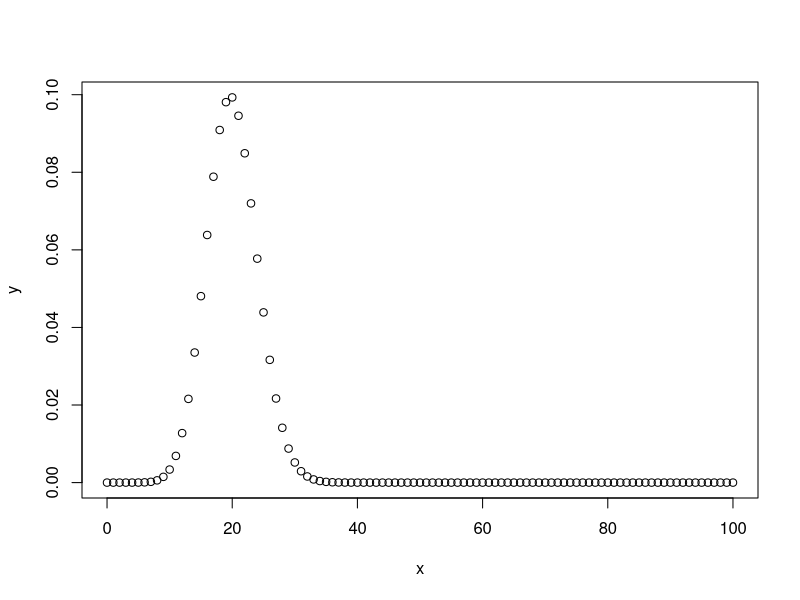
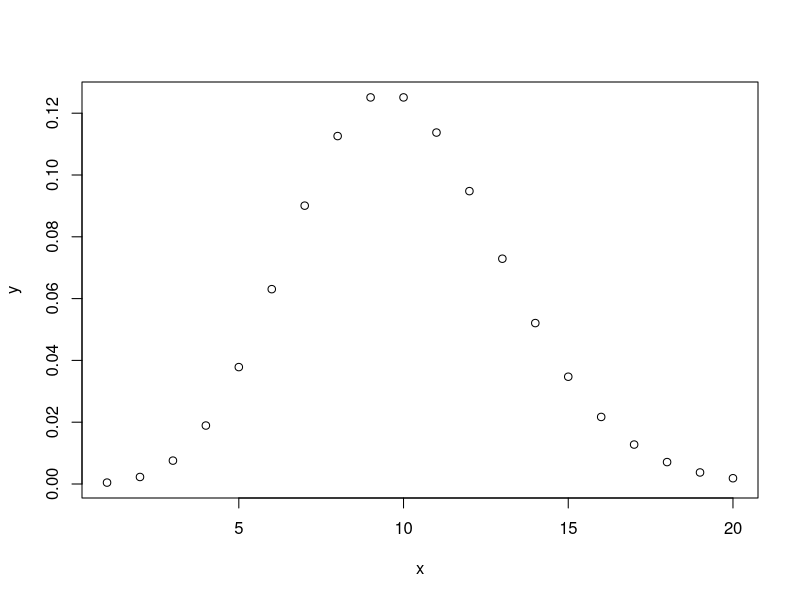
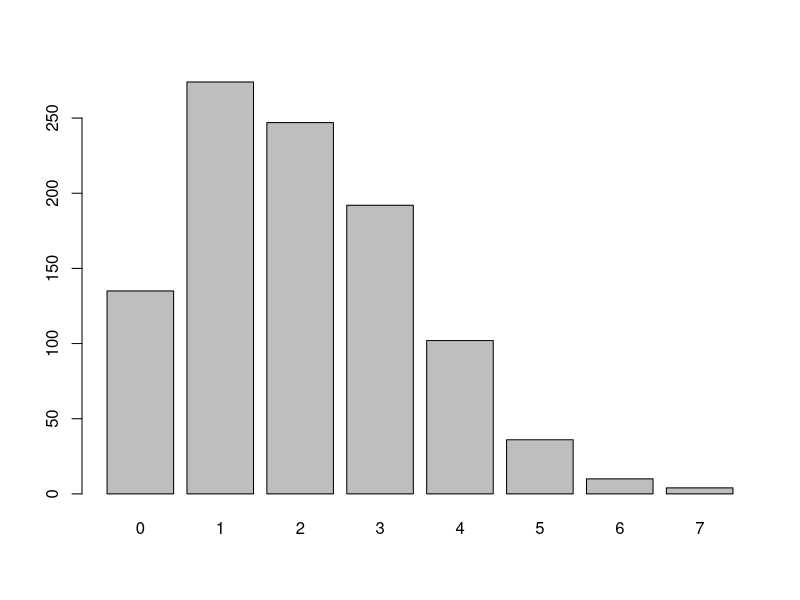
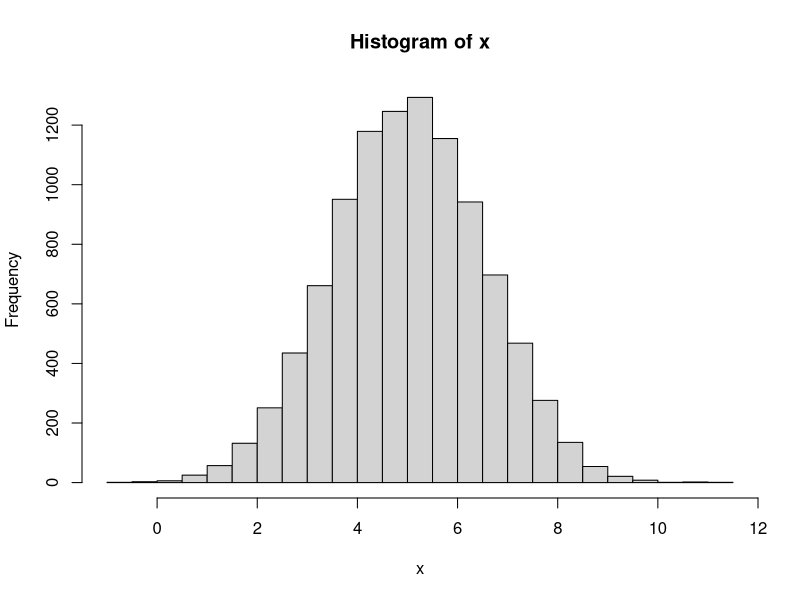
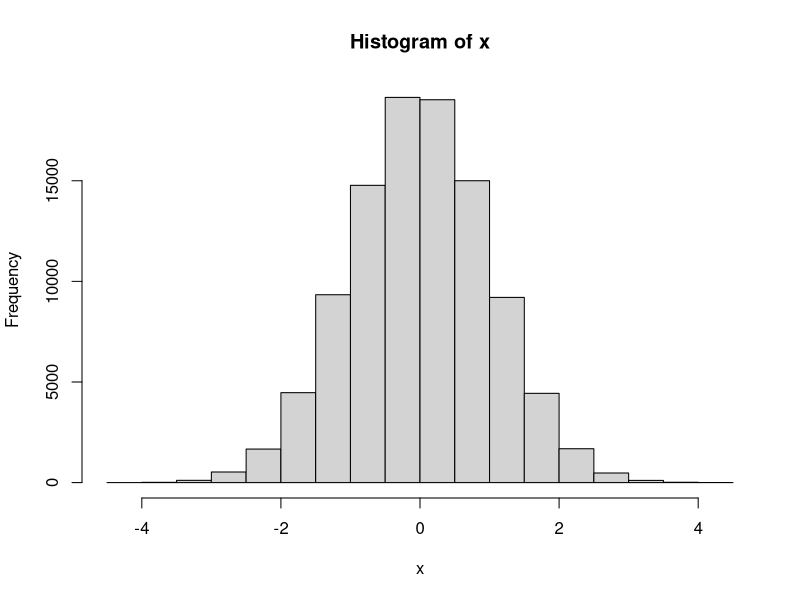
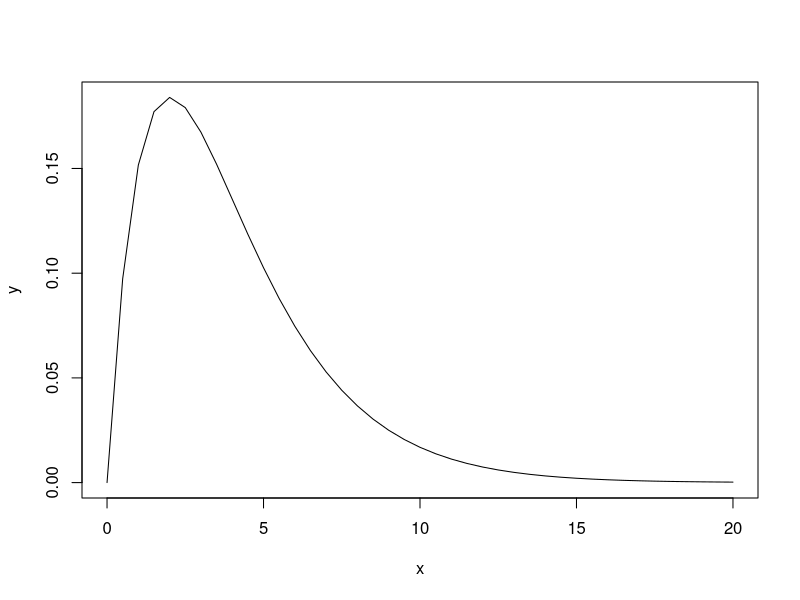
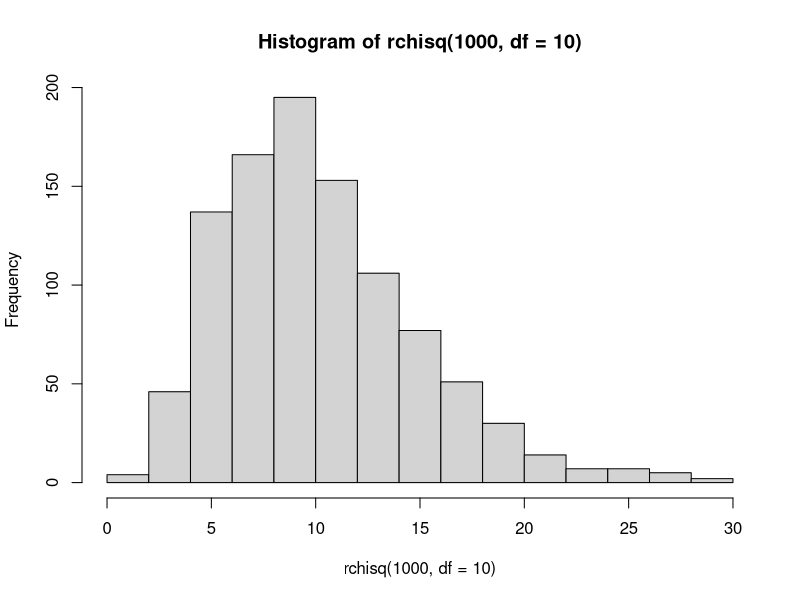
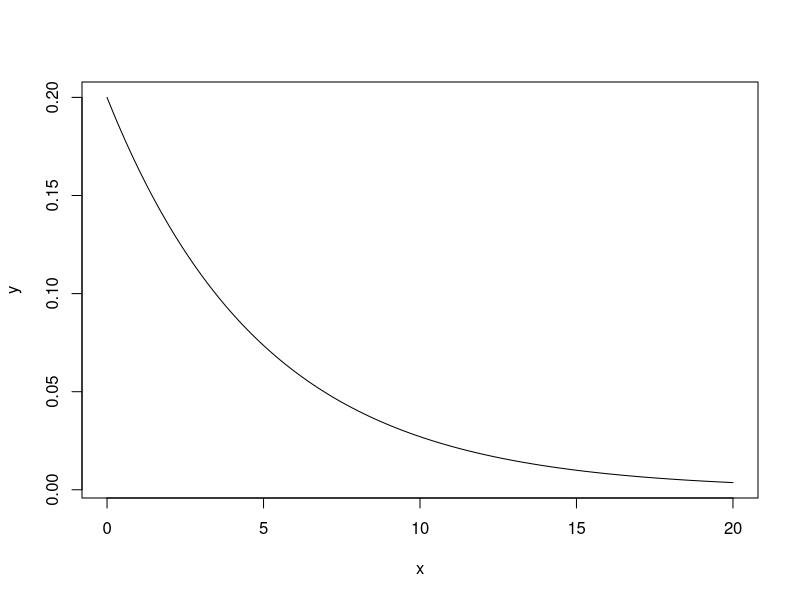

These figures' R source, in order:
# Binomial distribution
x <- seq(0,100)
y <- dbinom(x,size = 100,prob = 0.2)
plot(x,y)

table(rbinom(1000,size=1,prob=0.3))
mean(rbinom(1000,size=1,prob=0.65))


# Poisson distribution
x <- seq(1:20)
y <- dpois(x, lambda = 10)
plot(x,y)

barplot(table(rpois(1000,2)))


# Normal distribution
x <- rnorm(10000, mean=5, sd=1.5)
hist(x,breaks = 30)

# t distribution
x <- rt(100000, df=10e10)
hist(x)

# Chi-square distribution
x <- seq(0,20,by=0.5)
y <- dchisq(x,df=4)
plot(x,y,type="l")

hist(rchisq(1000,df=10))

# Exponential distribution
x <- seq(0,20,by=0.1)
y <- dexp(x,rate=0.2)
plot(x,y,type="l")

hist(rexp(1000,rate=0.5),type="l")

hist(runif(1000,min = 0, max=0.16))
